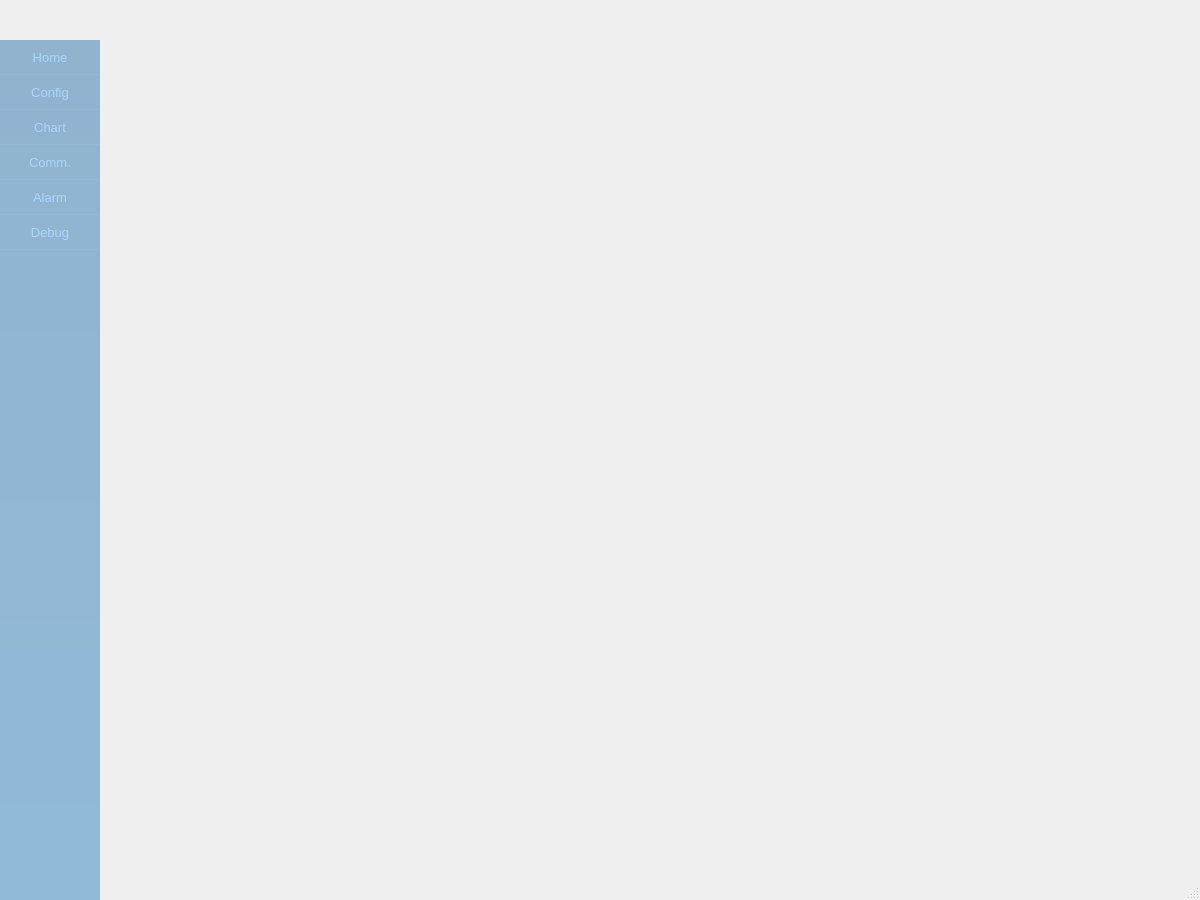
<?xml version="1.0" encoding="UTF-8"?>
<ui version="4.0">
 <class>UIDemo6</class>
 <widget class="QDialog" name="UIDemo6">
  <property name="geometry">
   <rect>
    <x>0</x>
    <y>0</y>
    <width>1200</width>
    <height>900</height>
   </rect>
  </property>
  <property name="minimumSize">
   <size>
    <width>0</width>
    <height>0</height>
   </size>
  </property>
  <property name="windowTitle">
   <string>Dialog</string>
  </property>
  <property name="sizeGripEnabled">
   <bool>true</bool>
  </property>
  <layout class="QVBoxLayout" name="verticalLayout">
   <property name="spacing">
    <number>0</number>
   </property>
   <property name="leftMargin">
    <number>0</number>
   </property>
   <property name="topMargin">
    <number>0</number>
   </property>
   <property name="rightMargin">
    <number>0</number>
   </property>
   <property name="bottomMargin">
    <number>0</number>
   </property>
   <item>
    <widget class="QWidget" name="widgetTitle" native="true">
     <property name="sizePolicy">
      <sizepolicy hsizetype="Preferred" vsizetype="Fixed">
       <horstretch>0</horstretch>
       <verstretch>0</verstretch>
      </sizepolicy>
     </property>
     <property name="minimumSize">
      <size>
       <width>0</width>
       <height>40</height>
      </size>
     </property>
     <property name="styleSheet">
      <string notr="true">QWidget#widgetTitle{
background:qlineargradient(spread:pad,x1:0,y1:0,x2:1,y2:0,stop:1 #0973AB,stop:0 #FFFFFF);
}
QWidget#widgetTitle&gt;QLabel{
color:#ABD6FF;
}
QLabel#labTitle{
font:14px;
}
QLabel#labInfo{
font:12px;
}
QFrame#line{
color:#ABD6FF;
}
QToolButton::menu-indicator{
image:None;
}</string>
     </property>
     <layout class="QHBoxLayout" name="horizontalLayout_2">
      <property name="spacing">
       <number>9</number>
      </property>
      <property name="leftMargin">
       <number>6</number>
      </property>
      <property name="topMargin">
       <number>0</number>
      </property>
      <property name="rightMargin">
       <number>0</number>
      </property>
      <property name="bottomMargin">
       <number>0</number>
      </property>
      <item>
       <widget class="QLabel" name="labIco">
        <property name="sizePolicy">
         <sizepolicy hsizetype="Minimum" vsizetype="Preferred">
          <horstretch>0</horstretch>
          <verstretch>0</verstretch>
         </sizepolicy>
        </property>
        <property name="minimumSize">
         <size>
          <width>40</width>
          <height>40</height>
         </size>
        </property>
        <property name="maximumSize">
         <size>
          <width>40</width>
          <height>40</height>
         </size>
        </property>
        <property name="styleSheet">
         <string notr="true"/>
        </property>
        <property name="text">
         <string/>
        </property>
        <property name="pixmap">
         <pixmap resource="../resource/main.qrc">:/image/huaxin.png</pixmap>
        </property>
        <property name="scaledContents">
         <bool>true</bool>
        </property>
        <property name="alignment">
         <set>Qt::AlignCenter</set>
        </property>
       </widget>
      </item>
      <item>
       <widget class="QLabel" name="labTitle">
        <property name="sizePolicy">
         <sizepolicy hsizetype="Expanding" vsizetype="Preferred">
          <horstretch>0</horstretch>
          <verstretch>0</verstretch>
         </sizepolicy>
        </property>
        <property name="styleSheet">
         <string notr="true">color:black;</string>
        </property>
        <property name="text">
         <string/>
        </property>
        <property name="alignment">
         <set>Qt::AlignLeading|Qt::AlignLeft|Qt::AlignVCenter</set>
        </property>
       </widget>
      </item>
      <item>
       <widget class="ScrollingTipLabel" name="scrollingTipLabel">
        <property name="minimumSize">
         <size>
          <width>500</width>
          <height>0</height>
         </size>
        </property>
        <property name="maximumSize">
         <size>
          <width>500</width>
          <height>35</height>
         </size>
        </property>
        <property name="text">
         <string/>
        </property>
       </widget>
      </item>
      <item>
       <spacer name="horizontalSpacer">
        <property name="orientation">
         <enum>Qt::Horizontal</enum>
        </property>
        <property name="sizeType">
         <enum>QSizePolicy::Fixed</enum>
        </property>
        <property name="sizeHint" stdset="0">
         <size>
          <width>20</width>
          <height>20</height>
         </size>
        </property>
       </spacer>
      </item>
      <item>
       <widget class="UserAccountLabel" name="useraccountLab"/>
      </item>
      <item>
       <widget class="QWidget" name="widgetMenu" native="true">
        <property name="sizePolicy">
         <sizepolicy hsizetype="Minimum" vsizetype="Preferred">
          <horstretch>0</horstretch>
          <verstretch>0</verstretch>
         </sizepolicy>
        </property>
        <property name="styleSheet">
         <string notr="true">QToolButton,QPushButton{
border:0px solid #FF0000;
}
QToolButton:hover,QPushButton:hover,QToolButton:pressed,QPushButton:pressed{
background:#067DB8;
}</string>
        </property>
        <layout class="QHBoxLayout" name="horizontalLayout">
         <property name="spacing">
          <number>0</number>
         </property>
         <property name="leftMargin">
          <number>0</number>
         </property>
         <property name="topMargin">
          <number>0</number>
         </property>
         <property name="rightMargin">
          <number>0</number>
         </property>
         <property name="bottomMargin">
          <number>0</number>
         </property>
         <item>
          <widget class="QToolButton" name="btnMenu">
           <property name="sizePolicy">
            <sizepolicy hsizetype="Fixed" vsizetype="Expanding">
             <horstretch>0</horstretch>
             <verstretch>0</verstretch>
            </sizepolicy>
           </property>
           <property name="minimumSize">
            <size>
             <width>35</width>
             <height>0</height>
            </size>
           </property>
           <property name="maximumSize">
            <size>
             <width>35</width>
             <height>16777215</height>
            </size>
           </property>
           <property name="focusPolicy">
            <enum>Qt::NoFocus</enum>
           </property>
           <property name="styleSheet">
            <string notr="true"/>
           </property>
           <property name="text">
            <string/>
           </property>
           <property name="icon">
            <iconset resource="../resource/main.qrc">
             <normaloff>:/image/titlemenu.png</normaloff>:/image/titlemenu.png</iconset>
           </property>
           <property name="autoRepeat">
            <bool>false</bool>
           </property>
           <property name="popupMode">
            <enum>QToolButton::InstantPopup</enum>
           </property>
          </widget>
         </item>
         <item>
          <widget class="QPushButton" name="btnMenu_Min">
           <property name="sizePolicy">
            <sizepolicy hsizetype="Minimum" vsizetype="Expanding">
             <horstretch>0</horstretch>
             <verstretch>0</verstretch>
            </sizepolicy>
           </property>
           <property name="minimumSize">
            <size>
             <width>35</width>
             <height>0</height>
            </size>
           </property>
           <property name="maximumSize">
            <size>
             <width>35</width>
             <height>16777215</height>
            </size>
           </property>
           <property name="cursor">
            <cursorShape>ArrowCursor</cursorShape>
           </property>
           <property name="focusPolicy">
            <enum>Qt::NoFocus</enum>
           </property>
           <property name="toolTip">
            <string>最小化</string>
           </property>
           <property name="text">
            <string/>
           </property>
           <property name="icon">
            <iconset resource="../resource/main.qrc">
             <normaloff>:/image/titlemini.png</normaloff>:/image/titlemini.png</iconset>
           </property>
           <property name="flat">
            <bool>true</bool>
           </property>
          </widget>
         </item>
         <item>
          <widget class="QPushButton" name="btnMenu_Max">
           <property name="sizePolicy">
            <sizepolicy hsizetype="Fixed" vsizetype="Expanding">
             <horstretch>0</horstretch>
             <verstretch>0</verstretch>
            </sizepolicy>
           </property>
           <property name="minimumSize">
            <size>
             <width>35</width>
             <height>0</height>
            </size>
           </property>
           <property name="maximumSize">
            <size>
             <width>35</width>
             <height>16777215</height>
            </size>
           </property>
           <property name="cursor">
            <cursorShape>ArrowCursor</cursorShape>
           </property>
           <property name="focusPolicy">
            <enum>Qt::NoFocus</enum>
           </property>
           <property name="toolTip">
            <string>最大化</string>
           </property>
           <property name="text">
            <string/>
           </property>
           <property name="icon">
            <iconset resource="../resource/main.qrc">
             <normaloff>:/image/titlemax.png</normaloff>:/image/titlemax.png</iconset>
           </property>
           <property name="flat">
            <bool>true</bool>
           </property>
          </widget>
         </item>
         <item>
          <widget class="QPushButton" name="btnMenu_Close">
           <property name="sizePolicy">
            <sizepolicy hsizetype="Fixed" vsizetype="Expanding">
             <horstretch>0</horstretch>
             <verstretch>0</verstretch>
            </sizepolicy>
           </property>
           <property name="minimumSize">
            <size>
             <width>35</width>
             <height>0</height>
            </size>
           </property>
           <property name="maximumSize">
            <size>
             <width>35</width>
             <height>16777215</height>
            </size>
           </property>
           <property name="cursor">
            <cursorShape>ArrowCursor</cursorShape>
           </property>
           <property name="focusPolicy">
            <enum>Qt::NoFocus</enum>
           </property>
           <property name="toolTip">
            <string>关闭</string>
           </property>
           <property name="text">
            <string/>
           </property>
           <property name="icon">
            <iconset resource="../resource/main.qrc">
             <normaloff>:/image/titleclose.png</normaloff>:/image/titleclose.png</iconset>
           </property>
           <property name="flat">
            <bool>true</bool>
           </property>
          </widget>
         </item>
        </layout>
       </widget>
      </item>
     </layout>
    </widget>
   </item>
   <item>
    <widget class="QWidget" name="widgetMain" native="true">
     <property name="styleSheet">
      <string notr="true">QWidget#widgetMain{
border-image: url(:/image/bj.png);
}</string>
     </property>
     <layout class="QHBoxLayout" name="horizontalLayout_3">
      <property name="spacing">
       <number>0</number>
      </property>
      <property name="leftMargin">
       <number>0</number>
      </property>
      <property name="topMargin">
       <number>0</number>
      </property>
      <property name="rightMargin">
       <number>0</number>
      </property>
      <property name="bottomMargin">
       <number>0</number>
      </property>
      <item>
       <widget class="QWidget" name="widgetLeft" native="true">
        <property name="minimumSize">
         <size>
          <width>100</width>
          <height>0</height>
         </size>
        </property>
        <property name="maximumSize">
         <size>
          <width>100</width>
          <height>16777215</height>
         </size>
        </property>
        <property name="styleSheet">
         <string notr="true">QWidget#widgetLeft{
background:qlineargradient(spread:pad,x1:0,y1:0,x2:0,y2:1,stop:0 rgba(1,86,155,100),stop:1 rgba(1,104,183,100));
}
QToolButton{
font:13px;
color:#ABD6FF;
border-style:solid;
border-width:0px 0px 1px 0px;
border-color:rgba(171,214,255,30);
padding:8px;
}
QToolButton:hover,QToolButton:presse{
background:#067DB8;
}
QToolButton:checked{
color:#FFFFFF;
border-style:solid;
border-width:0px 4px 0px 0px;
border-color:#00B7DE;
padding:8px 4px 8px 8px;
background:qlineargradient(spread:pad,x1:0,y1:0,x2:0,y2:1,stop:0 #00326B,stop:1 #00346D);
}
</string>
        </property>
        <layout class="QVBoxLayout" name="verticalLayout_2">
         <property name="spacing">
          <number>0</number>
         </property>
         <property name="leftMargin">
          <number>0</number>
         </property>
         <property name="topMargin">
          <number>0</number>
         </property>
         <property name="rightMargin">
          <number>0</number>
         </property>
         <property name="bottomMargin">
          <number>0</number>
         </property>
         <item>
          <widget class="QToolButton" name="btnHome">
           <property name="sizePolicy">
            <sizepolicy hsizetype="Expanding" vsizetype="Fixed">
             <horstretch>0</horstretch>
             <verstretch>0</verstretch>
            </sizepolicy>
           </property>
           <property name="text">
            <string>Home</string>
           </property>
           <property name="icon">
            <iconset resource="../resource/main.qrc">
             <normaloff>:/image/homepage.png</normaloff>:/image/homepage.png</iconset>
           </property>
           <property name="iconSize">
            <size>
             <width>50</width>
             <height>50</height>
            </size>
           </property>
           <property name="toolButtonStyle">
            <enum>Qt::ToolButtonTextUnderIcon</enum>
           </property>
          </widget>
         </item>
         <item>
          <widget class="QToolButton" name="btnSetting">
           <property name="sizePolicy">
            <sizepolicy hsizetype="Expanding" vsizetype="Fixed">
             <horstretch>0</horstretch>
             <verstretch>0</verstretch>
            </sizepolicy>
           </property>
           <property name="text">
            <string>Config</string>
           </property>
           <property name="icon">
            <iconset resource="../resource/main.qrc">
             <normaloff>:/image/configpage.png</normaloff>:/image/configpage.png</iconset>
           </property>
           <property name="iconSize">
            <size>
             <width>50</width>
             <height>50</height>
            </size>
           </property>
           <property name="toolButtonStyle">
            <enum>Qt::ToolButtonTextUnderIcon</enum>
           </property>
          </widget>
         </item>
         <item>
          <widget class="QToolButton" name="btnChart">
           <property name="sizePolicy">
            <sizepolicy hsizetype="Expanding" vsizetype="Fixed">
             <horstretch>0</horstretch>
             <verstretch>0</verstretch>
            </sizepolicy>
           </property>
           <property name="text">
            <string>Chart</string>
           </property>
           <property name="icon">
            <iconset resource="../resource/main.qrc">
             <normaloff>:/image/chartpage.png</normaloff>:/image/chartpage.png</iconset>
           </property>
           <property name="iconSize">
            <size>
             <width>50</width>
             <height>50</height>
            </size>
           </property>
           <property name="toolButtonStyle">
            <enum>Qt::ToolButtonTextUnderIcon</enum>
           </property>
          </widget>
         </item>
         <item>
          <widget class="QToolButton" name="btnCommunicate">
           <property name="sizePolicy">
            <sizepolicy hsizetype="Expanding" vsizetype="Fixed">
             <horstretch>0</horstretch>
             <verstretch>0</verstretch>
            </sizepolicy>
           </property>
           <property name="text">
            <string> Comm. </string>
           </property>
           <property name="icon">
            <iconset resource="../resource/main.qrc">
             <normaloff>:/image/communicatepage.png</normaloff>:/image/communicatepage.png</iconset>
           </property>
           <property name="iconSize">
            <size>
             <width>50</width>
             <height>50</height>
            </size>
           </property>
           <property name="toolButtonStyle">
            <enum>Qt::ToolButtonTextUnderIcon</enum>
           </property>
          </widget>
         </item>
         <item>
          <widget class="QToolButton" name="btnAlarm">
           <property name="sizePolicy">
            <sizepolicy hsizetype="Expanding" vsizetype="Fixed">
             <horstretch>0</horstretch>
             <verstretch>0</verstretch>
            </sizepolicy>
           </property>
           <property name="text">
            <string>Alarm</string>
           </property>
           <property name="icon">
            <iconset resource="../resource/main.qrc">
             <normaloff>:/image/alarmpage.png</normaloff>:/image/alarmpage.png</iconset>
           </property>
           <property name="iconSize">
            <size>
             <width>50</width>
             <height>50</height>
            </size>
           </property>
           <property name="toolButtonStyle">
            <enum>Qt::ToolButtonTextUnderIcon</enum>
           </property>
          </widget>
         </item>
         <item>
          <widget class="QToolButton" name="btnDebug">
           <property name="sizePolicy">
            <sizepolicy hsizetype="Expanding" vsizetype="Fixed">
             <horstretch>0</horstretch>
             <verstretch>0</verstretch>
            </sizepolicy>
           </property>
           <property name="text">
            <string>Debug</string>
           </property>
           <property name="icon">
            <iconset resource="../resource/main.qrc">
             <normaloff>:/image/debugpage.png</normaloff>:/image/debugpage.png</iconset>
           </property>
           <property name="iconSize">
            <size>
             <width>50</width>
             <height>50</height>
            </size>
           </property>
           <property name="toolButtonStyle">
            <enum>Qt::ToolButtonTextUnderIcon</enum>
           </property>
          </widget>
         </item>
         <item>
          <spacer name="verticalSpacer">
           <property name="orientation">
            <enum>Qt::Vertical</enum>
           </property>
           <property name="sizeHint" stdset="0">
            <size>
             <width>20</width>
             <height>53</height>
            </size>
           </property>
          </spacer>
         </item>
        </layout>
       </widget>
      </item>
      <item>
       <widget class="QWidget" name="widgetRight" native="true">
        <layout class="QVBoxLayout" name="verticalLayout_3">
         <property name="spacing">
          <number>0</number>
         </property>
         <property name="leftMargin">
          <number>0</number>
         </property>
         <property name="topMargin">
          <number>0</number>
         </property>
         <property name="rightMargin">
          <number>0</number>
         </property>
         <property name="bottomMargin">
          <number>0</number>
         </property>
         <item>
          <widget class="QStackedWidget" name="stackedWidget">
           <property name="styleSheet">
            <string notr="true"/>
           </property>
           <property name="currentIndex">
            <number>4</number>
           </property>
           <widget class="HomePage" name="homepage">
            <property name="styleSheet">
             <string notr="true"/>
            </property>
           </widget>
           <widget class="ConfigPage" name="configpage">
            <property name="styleSheet">
             <string notr="true"/>
            </property>
           </widget>
           <widget class="ChartPage" name="chartpage"/>
           <widget class="CommunicatePage" name="communicatepage"/>
           <widget class="AlarmPage" name="alarmpage"/>
           <widget class="DebugPage" name="debugpage"/>
          </widget>
         </item>
        </layout>
       </widget>
      </item>
     </layout>
    </widget>
   </item>
  </layout>
 </widget>
 <customwidgets>
  <customwidget>
   <class>AlarmPage</class>
   <extends>QWidget</extends>
   <header>alarmpage.h</header>
   <container>1</container>
  </customwidget>
  <customwidget>
   <class>ChartPage</class>
   <extends>QWidget</extends>
   <header>chartpage.h</header>
   <container>1</container>
  </customwidget>
  <customwidget>
   <class>ConfigPage</class>
   <extends>QWidget</extends>
   <header>configpage.h</header>
   <container>1</container>
  </customwidget>
  <customwidget>
   <class>DebugPage</class>
   <extends>QWidget</extends>
   <header>debugpage.h</header>
   <container>1</container>
  </customwidget>
  <customwidget>
   <class>HomePage</class>
   <extends>QWidget</extends>
   <header>homepage.h</header>
   <container>1</container>
  </customwidget>
  <customwidget>
   <class>UserAccountLabel</class>
   <extends>QLabel</extends>
   <header>useraccountlabel.h</header>
  </customwidget>
  <customwidget>
   <class>CommunicatePage</class>
   <extends>QWidget</extends>
   <header>communicatepage.h</header>
   <container>1</container>
  </customwidget>
  <customwidget>
   <class>ScrollingTipLabel</class>
   <extends>QLabel</extends>
   <header>scrollingtiplabel.h</header>
  </customwidget>
 </customwidgets>
 <resources>
  <include location="../resource/main.qrc"/>
 </resources>
 <connections/>
</ui>
